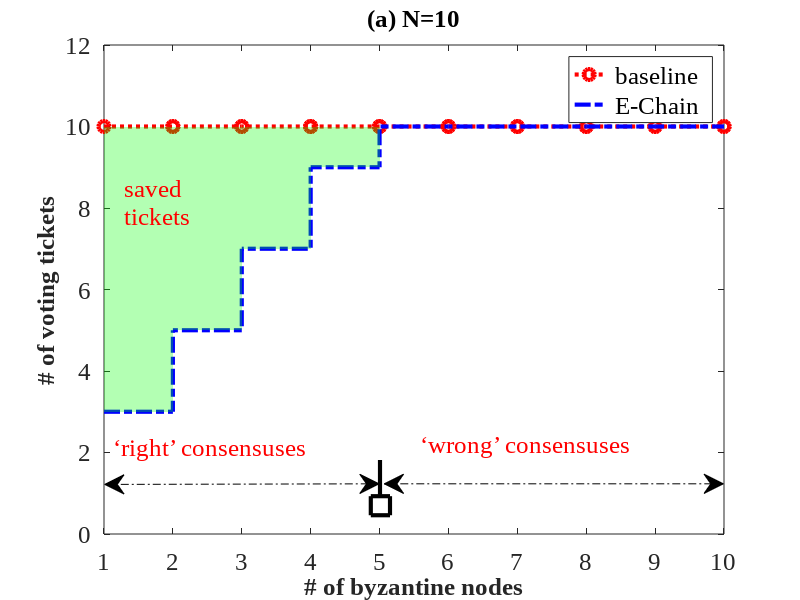
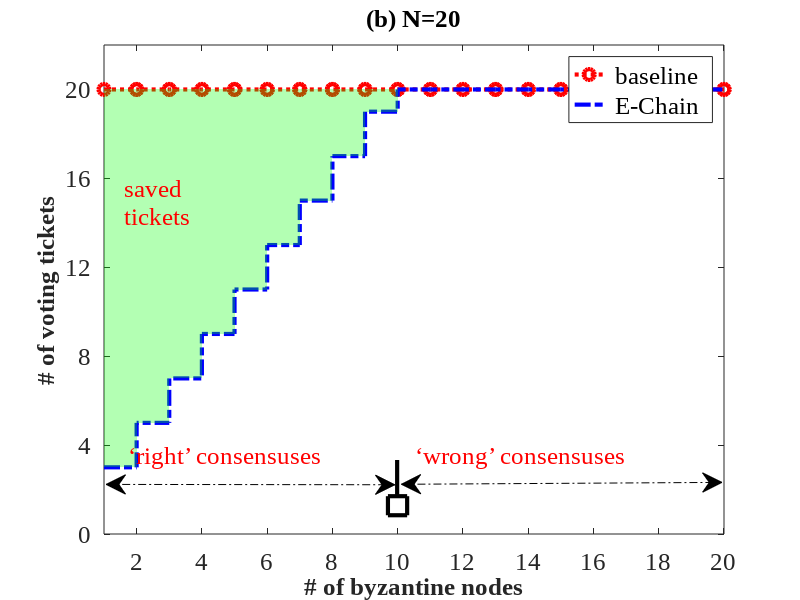
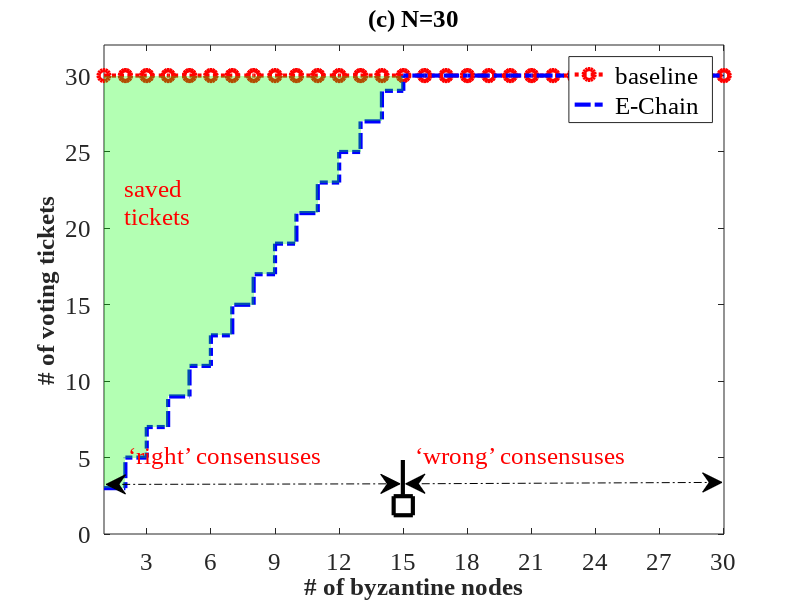

Here is the MATLAB script that generated these plots, in order:
clear all;
clc;

%%
% 创建 figure
figure1 = figure;

% 宏定义字体大小
fontsize = 18;

% 创建 axes
axes1 = axes('Parent',figure1);
hold(axes1,'on');
%grid on;

% 数据
data_pbft = 10*ones(1,10);
data_iotj = [3 5 7 9 10 10 10 10 10 10];

% 使用 plot 的矩阵输入创建多行
line_pbft = stairs(1:10,data_pbft);
set(line_pbft,'MarkerSize',8,'Marker','o','LineWidth',3,'LineStyle',':',...
    'Color',[1 0 0]);
hold on
line_iotj = stairs(1:10,data_iotj);
set(line_iotj,'LineWidth',3,'LineStyle','-.','Color',[0 0 1]);
hold on

% 设置填充色
save = fill([1 2 2 3 3 4 4 5 5 1], [3 3 5 5 7 7 9 9 10 10], 'g' );
set(save,'edgealpha',0,'facealpha',0.3);
% back1 = fill([5 5 10 10], [0 10 10 0], 'c');
% set(back1,'edgealpha',0,'facealpha',0.3);
% back2 = fill([5 5 10 10], [10 12 12 10], 'c');
% set(back2,'edgealpha',0,'facealpha',0.3);
% % back3 = fill([5 5 10 10], [0 10 10 0], 'c');
% % set(back3,'edgealpha',0,'facealpha',0.3);
% back4 = fill([1 1 5 5], [10 12 12 10], 'y');
% set(back4,'edgealpha',0,'facealpha',0.3);


ylim(axes1,[0 12]);
xlim(axes1,[1 10]);
% 
%同时改变x y轴显示的字体大小；
set(gca,'FontSize',fontsize,'XTick',[1 2 3 4 5 6 7 8 9 10],'YTick',[0 2 4 6 8 10 12],'FontName','Times New Roman');    

% 创建 xlabel
xlabel('# of byzantine nodes','FontWeight','bold','FontSize',fontsize,'FontName','Times New Roman');

% 创建 ylabel
ylabel('# of voting tickets','FontWeight','bold','FontSize',fontsize,'FontName','Times New Roman');

title('(a) N=10','FontSize',fontsize,'FontName','Times New Roman');

% 创建 title
%title('工作日','FontSize',fontsize,'FontName','STFangSong')

% 取消以下行的注释以保留坐标轴的 X 范围
%xlim(axes1,[0 20]);

box(axes1,'on');
% 设置其余坐标轴属性
% set(axes1,'FontName','Times New Roman');

c1 = [line_pbft line_iotj];

legend1 = legend(c1,' baseline ',' E-Chain ');
set(legend1,'FontName','Times New Roman','FontSize',18);

% 创建 rectangle
annotation(figure1,'rectangle',...
    [0.4635 0.141269841269843 0.0239999999999999 0.0317460317460322],...
    'LineWidth',3);

% 创建 doublearrow
annotation(figure1,'doublearrow',[0.130952380952381 0.473809523809524],...
    [0.192650793650794 0.193650793650794],'LineStyle','-.');

% 创建 doublearrow
annotation(figure1,'doublearrow',[0.480357142857143 0.904166666666666],...
    [0.193650793650794 0.193650793650794],'LineStyle','-.');

% 创建 textbox
annotation(figure1,'textbox',...
    [0.14147619047619 0.217460317460318 0.349 0.0698412698412706],...
    'Color',[1 0 0],...
    'String','‘right’ consensuses',...
    'LineStyle','none',...
    'FontSize',18,...
    'FontName','Times New Roman',...
    'FitBoxToText','off');

% 创建 line
annotation(figure1,'line',[0.475 0.475],...
    [0.175190476190476 0.233333333333333],'LineWidth',3);

% 创建 textbox
annotation(figure1,'textbox',...
    [0.525999999999999 0.220634920634922 0.349 0.0698412698412708],...
    'Color',[1 0 0],...
    'String','‘wrong’ consensuses',...
    'LineStyle','none',...
    'FontSize',18,...
    'FontName','Times New Roman',...
    'FitBoxToText','off');

% 创建 textbox
annotation(figure1,'textbox',...
    [0.148619047619045 0.590476190476191 0.185904761904764 0.146031746031756],...
    'Color',[1 0 0],...
    'String',{' saved',' tickets'},...
    'LineStyle','none',...
    'FontSize',18,...
    'FontName','Times New Roman',...
    'FitBoxToText','off');

%%
% 创建 figure
figure2 = figure;

% 创建 axes
axes2 = axes('Parent',figure2);
hold(axes2,'on');
%grid on;

% 数据
data_pbft2 = 20*ones(1,20);
data_iotj2 = [3 5 7 9 11 13 15 17 19 20 20 20 20 20 20 20 20 20 20 20];

% 使用 plot 的矩阵输入创建多行
line_pbft2 = stairs(1:20,data_pbft2);
set(line_pbft2,'MarkerSize',8,'Marker','o','LineWidth',3,'LineStyle',':',...
    'Color',[1 0 0]);
hold on
line_iotj2 = stairs(1:20,data_iotj2);
set(line_iotj2,'LineWidth',3,'LineStyle','-.','Color',[0 0 1]);
hold on

% 设置填充色
save2 = fill([1 2 2 3 3 4 4 5 5 6 6 7 7 8 8 9 9 10 10 1], [3 3 5 5 7 7 9 9 11 11 13 13 15 15 17 17 19 19 20 20], 'g' );
set(save2,'edgealpha',0,'facealpha',0.3);
% back1 = fill([5 5 10 10], [0 10 10 0], 'c');
% set(back1,'edgealpha',0,'facealpha',0.3);
% back2 = fill([5 5 10 10], [10 12 12 10], 'c');
% set(back2,'edgealpha',0,'facealpha',0.3);
% % back3 = fill([5 5 10 10], [0 10 10 0], 'c');
% % set(back3,'edgealpha',0,'facealpha',0.3);
% back4 = fill([1 1 5 5], [10 12 12 10], 'y');
% set(back4,'edgealpha',0,'facealpha',0.3);


ylim(axes2,[0 22]);
xlim(axes2,[1 20]);
% 
%同时改变x y轴显示的字体大小；
set(gca,'FontSize',fontsize,'XTick',[2 4 6 8 10 12 14 16 18 20],'YTick',[0 4 8 12 16 20],'FontName','Times New Roman');    

% 创建 xlabel
xlabel('# of byzantine nodes','FontWeight','bold','FontSize',fontsize,'FontName','Times New Roman');

% 创建 ylabel
ylabel('# of voting tickets','FontWeight','bold','FontSize',fontsize,'FontName','Times New Roman');

title('(b) N=20','FontSize',fontsize,'FontName','Times New Roman');

% 创建 title
%title('工作日','FontSize',fontsize,'FontName','STFangSong')

% 取消以下行的注释以保留坐标轴的 X 范围
%xlim(axes1,[0 20]);

box(axes2,'on');
% 设置其余坐标轴属性
% set(axes1,'FontName','Times New Roman');

c2 = [line_pbft2 line_iotj2];

legend2 = legend(c2,' baseline ',' E-Chain ');
set(legend2,'FontName','Times New Roman','FontSize',18);

% 创建 rectangle
annotation(figure2,'rectangle',...
    [0.484928571428571 0.141269841269843 0.0239999999999999 0.0317460317460322],...
    'LineWidth',3);

% 创建 line
annotation(figure2,'line',[0.496428571428571 0.496428571428571],...
    [0.175190476190476 0.233333333333333],'LineWidth',3);

% 创建 doublearrow
annotation(figure2,'doublearrow',[0.132738095238095 0.493452380952381],...
    [0.192650793650794 0.192063492063492],'LineStyle','-.');

% 创建 doublearrow
annotation(figure2,'doublearrow',[0.501785714285714 0.902380952380952],...
    [0.192857142857143 0.196031746031746],'LineStyle','-.');

% 创建 textbox
annotation(figure2,'textbox',...
    [0.160523809523809 0.203174603174604 0.349 0.0698412698412706],...
    'Color',[1 0 0],...
    'String','‘right’ consensuses',...
    'LineStyle','none',...
    'FontSize',18,...
    'FontName','Times New Roman',...
    'FitBoxToText','off');

% 创建 textbox
annotation(figure2,'textbox',...
    [0.518857142857142 0.203174603174605 0.349 0.0698412698412708],...
    'Color',[1 0 0],...
    'String','‘wrong’ consensuses',...
    'LineStyle','none',...
    'FontSize',18,...
    'FontName','Times New Roman',...
    'FitBoxToText','off');

% 创建 textbox
annotation(figure2,'textbox',...
    [0.148619047619045 0.590476190476191 0.185904761904764 0.146031746031756],...
    'Color',[1 0 0],...
    'String',{' saved',' tickets'},...
    'LineStyle','none',...
    'FontSize',18,...
    'FontName','Times New Roman',...
    'FitBoxToText','off');

%%
% 创建 figure
figure3 = figure;

% 创建 axes
axes3 = axes('Parent',figure3);
hold(axes3,'on');
%grid on;

% 数据
data_pbft3 = 30*ones(1,30);
data_iotj3 = [3 5 7 9 11 13 15 17 19 21 23 25 27 29 30 30 30 30 30 30 30 30 30 30 30 30 30 30 30 30];

% 使用 plot 的矩阵输入创建多行
line_pbft3 = stairs(1:30,data_pbft3);
set(line_pbft3,'MarkerSize',8,'Marker','o','LineWidth',3,'LineStyle',':',...
    'Color',[1 0 0]);
hold on
line_iotj3 = stairs(1:30,data_iotj3);
set(line_iotj3,'LineWidth',3,'LineStyle','-.','Color',[0 0 1]);
hold on

% 设置填充色
save3 = fill([1 2 2 3 3 4 4 5 5 6 6 7 7 8 8 9 9 10 10 11 11 12 12 13 13 14 14 15 15 1], [3 3 5 5 7 7 9 9 11 11 13 13 15 15 17 17 19 19 21 21 23 23 25 25 27 27 29 29 30 30], 'g' );
set(save3,'edgealpha',0,'facealpha',0.3);
% back1 = fill([5 5 10 10], [0 10 10 0], 'c');
% set(back1,'edgealpha',0,'facealpha',0.3);
% back2 = fill([5 5 10 10], [10 12 12 10], 'c');
% set(back2,'edgealpha',0,'facealpha',0.3);
% % back3 = fill([5 5 10 10], [0 10 10 0], 'c');
% % set(back3,'edgealpha',0,'facealpha',0.3);
% back4 = fill([1 1 5 5], [10 12 12 10], 'y');
% set(back4,'edgealpha',0,'facealpha',0.3);


ylim(axes3,[0 32]);
xlim(axes3,[1 30]);
% 
%同时改变x y轴显示的字体大小；
set(gca,'FontSize',fontsize,'XTick',[3 6 9 12 15 18 21 24 27 30],'YTick',[0 5 10 15 20 25 30],'FontName','Times New Roman');    

% 创建 xlabel
xlabel('# of byzantine nodes','FontWeight','bold','FontSize',fontsize,'FontName','Times New Roman');

% 创建 ylabel
ylabel('# of voting tickets','FontWeight','bold','FontSize',fontsize,'FontName','Times New Roman');

title('(c) N=30','FontSize',fontsize,'FontName','Times New Roman');

% 创建 title
%title('工作日','FontSize',fontsize,'FontName','STFangSong')

% 取消以下行的注释以保留坐标轴的 X 范围
%xlim(axes1,[0 20]);

box(axes3,'on');
% 设置其余坐标轴属性
% set(axes1,'FontName','Times New Roman');

c3 = [line_pbft3 line_iotj3];

legend3 = legend(c3,' baseline ',' E-Chain ');
set(legend3,'FontName','Times New Roman','FontSize',18);

% 创建 textbox
annotation(figure3,'textbox',...
    [0.518857142857142 0.203174603174605 0.349 0.0698412698412708],...
    'Color',[1 0 0],...
    'String','‘wrong’ consensuses',...
    'LineStyle','none',...
    'FontSize',18,...
    'FontName','Times New Roman',...
    'FitBoxToText','off');

% 创建 textbox
annotation(figure3,'textbox',...
    [0.148619047619045 0.590476190476191 0.185904761904764 0.146031746031756],...
    'Color',[1 0 0],...
    'String',{' saved',' tickets'},...
    'LineStyle','none',...
    'FontSize',18,...
    'FontName','Times New Roman',...
    'FitBoxToText','off');

% 创建 rectangle
annotation(figure3,'rectangle',...
    [0.492071428571428 0.141269841269843 0.0239999999999999 0.0317460317460322],...
    'LineWidth',3);

% 创建 textbox
annotation(figure3,'textbox',...
    [0.160523809523809 0.203174603174604 0.349 0.0698412698412706],...
    'Color',[1 0 0],...
    'String','‘right’ consensuses',...
    'LineStyle','none',...
    'FontSize',18,...
    'FontName','Times New Roman',...
    'FitBoxToText','off');

% 创建 line
annotation(figure3,'line',[0.503571428571428 0.503571428571428],...
    [0.175190476190476 0.233333333333333],'LineWidth',3);

% 创建 doublearrow
annotation(figure3,'doublearrow',[0.132738095238095 0.5],...
    [0.192650793650794 0.193650793650794],'LineStyle','-.');

% 创建 doublearrow
annotation(figure3,'doublearrow',[0.507142857142857 0.902380952380952],...
    [0.193650793650794 0.196031746031746],'LineStyle','-.');
